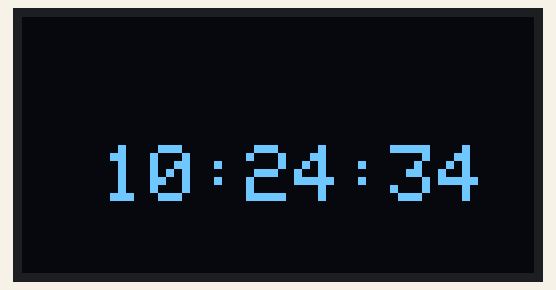
A sketch run on a simulated ESP32. On the bench: 128×64 one-colour display. WiFi joins after 1.5 s; servers stay silent unless stated; the local clock reads 2024-03-15 10:24:30 at power-on unless the sketch sets it; what the sketch prints to the serial monitor is not drawn.

Above: at 3.79 s.
At 8.1 s:
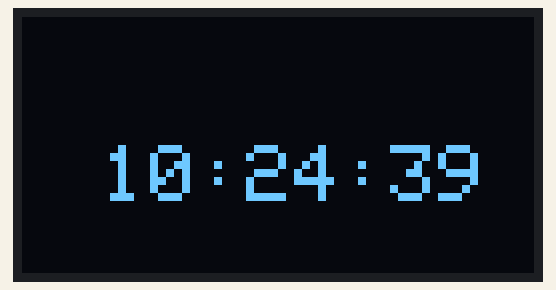
At 12.1 s:
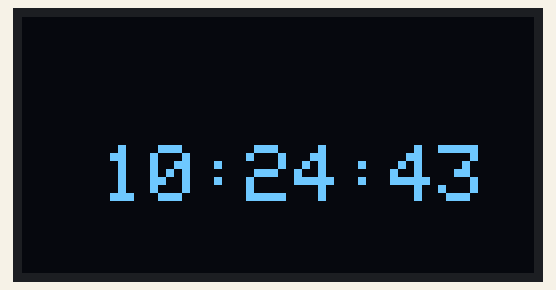
At 21.1 s:
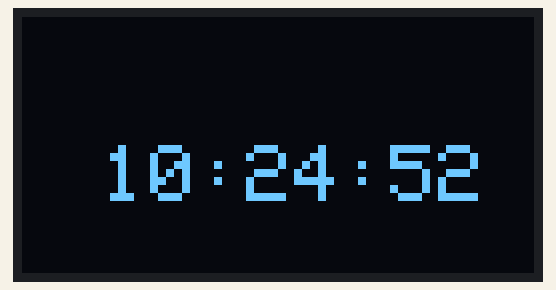
At 29.1 s:
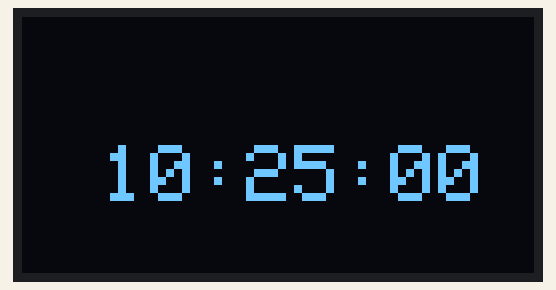
At 38.1 s:
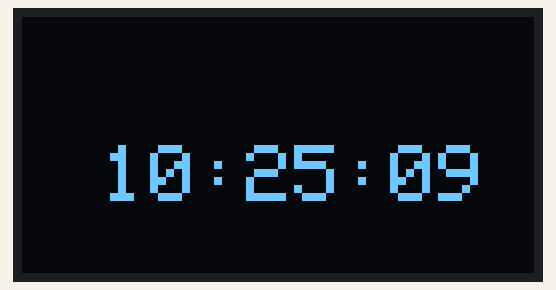

The sketch:

wificonnect_time.ino
```cpp
#include <WiFiManager.h> // https://github.com/tzapu/WiFiManager
#include "time.h"
#include "sntp.h"
#include <Wire.h>
#include <Adafruit_GFX.h>
#include <Adafruit_SSD1306.h>

#define delay_time  1000000 // 1s

hw_timer_t * timer = NULL;
volatile SemaphoreHandle_t timerSemaphore;
portMUX_TYPE timerMux = portMUX_INITIALIZER_UNLOCKED;

volatile uint32_t isrCounter = 0;
volatile uint32_t lastIsrAt = 0;

void ARDUINO_ISR_ATTR onTimer()
{
  // Increment the counter and set the time of ISR
  portENTER_CRITICAL_ISR(&timerMux);
  isrCounter++;
  lastIsrAt = millis();
  portEXIT_CRITICAL_ISR(&timerMux);
  // Give a semaphore that we can check in the loop
  xSemaphoreGiveFromISR(timerSemaphore, NULL);
  // It is safe to use digitalRead/Write here if you want to toggle an output
}


#define SCREEN_WIDTH 128 // OLED display width, in pixels
#define SCREEN_HEIGHT 64 // OLED display height, in pixels

#define OLED_RESET     4 // Reset pin # (or -1 if sharing Arduino reset pin)
#define SCREEN_ADDRESS 0x3C ///< See datasheet for Address; 0x3D for 128x64, 0x3C for 128x32
Adafruit_SSD1306 display(SCREEN_WIDTH, SCREEN_HEIGHT, &Wire, OLED_RESET);

#define NUMFLAKES     10 // Number of snowflakes in the animation example

#define LOGO_HEIGHT   16
#define LOGO_WIDTH    16

const char* ntpServer1 = "s1c.time.edu.cn";
const char* ntpServer2 = "s2f.time.edu.cn";
const long  gmtOffset_sec = 28800;
const int   daylightOffset_sec = 0;
int H = 0;
int H_pre = 0;
int M = 0;
int M_pre = 0;
int S = 0;
int S_pre = 0;
int flag = 0;
int diffS = 0;
char buf[50];
//const char* time_zone = "CET-1CEST,M3.5.0,M10.5.0/3";  // TimeZone rule for Europe/Rome including daylight adjustment rules (optional)


void printLocalTime()
{
  struct tm timeinfo;
  if(!getLocalTime(&timeinfo)){
    Serial.println("No time available (yet)");
    return;
  }
  H = int(timeinfo.tm_hour);
  M = int(timeinfo.tm_min); // extract value from char* to int
  S = int(timeinfo.tm_sec); // extract value from char* to int
  //timeinfo.tm_sec =+ 10;
  //Serial.println(H);
  Serial.println(&timeinfo, "%A, %B %d %Y %H:%M:%S");
  //Serial.println(&timeinfo, "%H:%M:%S");
  // H = int(&timeinfo, "%H");
  // Serial.println(H);
 // display.clearDisplay();
 // display.setTextSize(2);             // Normal 1:1 pixel scale
  //display.setTextColor(SSD1306_WHITE);        // Draw white text
 // display.setCursor(20,32);             // Start at middle
 // display.println(&timeinfo, "%H:%M:%S");
  //display.display();


}

// Callback function (get's called when time adjusts via NTP)
void timeavailable(struct timeval *t)
{
  Serial.println("Got time adjustment from NTP!");
  printLocalTime();
}


void testdrawstyles(void) {
  display.clearDisplay();

  display.setTextSize(1);             // Normal 1:1 pixel scale
  display.setTextColor(SSD1306_WHITE);        // Draw white text
  display.setCursor(0,0);             // Start at top-left corner
  display.println(F("Hello, world!"));

  display.setTextColor(SSD1306_BLACK, SSD1306_WHITE); // Draw 'inverse' text
  display.println(3.141592);

  display.setTextSize(2);             // Draw 2X-scale text
  display.setTextColor(SSD1306_WHITE);
  display.print(F("0x")); display.println(0xDEADBEEF, HEX);

  display.display();
  delay(2000);
}


void setup() {
    // WiFi.mode(WIFI_STA); // explicitly set mode, esp defaults to STA+AP
    // it is a good practice to make sure your code sets wifi mode how you want it.

    // put your setup code here, to run once:
    Serial.begin(115200);

    // Create semaphore to inform us when the timer has fired
    timerSemaphore = xSemaphoreCreateBinary();

    // Use 1st timer of 4 (counted from zero).
    // Set 80 divider for prescaler (see ESP32 Technical Reference Manual for more
    // info).
    timer = timerBegin(0, 80, true);

    // Attach onTimer function to our timer.
    timerAttachInterrupt(timer, &onTimer, true);

    // Set alarm to call onTimer function every second (value in microseconds).
    // Repeat the alarm (third parameter)
    timerAlarmWrite(timer, delay_time, true); // 1000000 = 1 second

    // Start an alarm
    timerAlarmEnable(timer);

    // SSD1306_SWITCHCAPVCC = generate display voltage from 3.3V internally
    if(!display.begin(SSD1306_SWITCHCAPVCC, SCREEN_ADDRESS)) {
    Serial.println(F("SSD1306 allocation failed"));
    for(;;); // Don't proceed, loop forever
    }
    delay(2000); // Pause for 2 seconds

    // Clear the buffer
    display.clearDisplay();

    sntp_set_time_sync_notification_cb( timeavailable );
    //sntp_servermod e_dhcp(1);   // (optional)
    configTime(gmtOffset_sec, daylightOffset_sec, ntpServer1, ntpServer2);

    //WiFiManager, Local intialization. Once its business is done, there is no need to keep it around
    WiFiManager wm;

    // reset settings - wipe stored credentials for testing
    // these are stored by the esp library
    // wm.resetSettings();

    // Automatically connect using saved credentials,
    // if connection fails, it starts an access point with the specified name ( "AutoConnectAP"),
    // if empty will auto generate SSID, if password is blank it will be anonymous AP (wm.autoConnect())
    // then goes into a blocking loop awaiting configuration and will return success result


    bool res;
    // res = wm.autoConnect(); // auto generated AP name from chipid
    // res = wm.autoConnect("AutoConnectAP"); // anonymous ap
    res = wm.autoConnect("AutoConnectAP","password"); // password protected ap

    if(!res) {
        Serial.println("Failed to connect");
        // ESP.restart();
    }
    else {
        //if you get here you have connected to the WiFi
        Serial.println("connected...yeey :)");
    }

    printLocalTime();

}

void loop() {

    // delay(5000);
    //printLocalTime();
    //Serial.println(M);
    //testdrawstyles();


  if (xSemaphoreTake(timerSemaphore, 0) == pdTRUE)
  {
    uint32_t isrCount = 0, isrTime = 0;

    // Read the interrupt count and time

    portENTER_CRITICAL(&timerMux);
    isrCount = isrCounter;
    isrTime = lastIsrAt;
    portEXIT_CRITICAL(&timerMux);
    // Print it
    Serial.print("onTimer no. ");
    Serial.print(isrCount);
    Serial.print(" at ");
    Serial.print(isrTime);
    Serial.println(" ms");

    if(flag == 0)
    {
      printLocalTime();
      H_pre = H;
      M_pre = M;
      S_pre = S;
      flag = 1;
    }

    S_pre++;

    if(S_pre == 60)
      {
        M += 1;
        S_pre = 0;
      }

    if(M == 60)
      {
        H += 1;
        M = 0;
      }

    if(H == 24)
      {
        H = 0;
        M = 0;
        S = 0;
      }

    diffS = abs(M_pre - M);
    if(diffS > 30 )
    {
      flag = 0;
    }

    sprintf(buf, "%02d:%02d:%02d ", H, M, S_pre);

//    Serial.print(H);
//    Serial.print(":");
//    Serial.print(M);
//    Serial.print(":");
//    Serial.print(S_pre);

    Serial.print(buf);
    display.clearDisplay();
    display.setTextSize(2);             // Normal 1:1 pixel scale
    display.setTextColor(SSD1306_WHITE);        // Draw white text
    display.setCursor(20,32);             // Start at middle
//    display.print(H);
//    display.setCursor(60,32);             // Start at middle
//    display.print(M);
//    display.setCursor(90,32);             // Start at middle
    display.println(buf);
    display.display();

    //printLocalTime();

  }

}
```

Measured:
- what the display in image 0 shows lasts 0.4 s, from 3.6 s to 4.0 s
- what the display in image 1 shows lasts 1.0 s, from 8.0 s to 9.0 s
